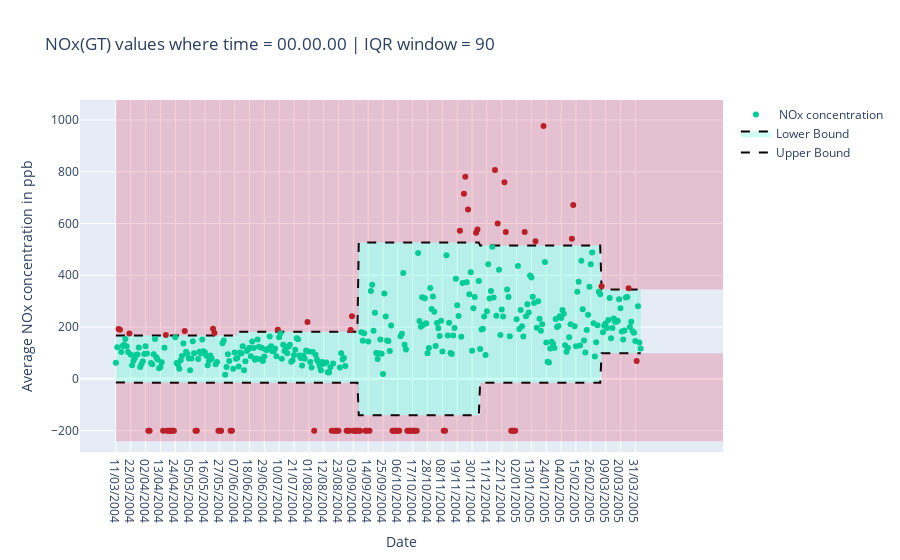

The notebook cell this image was saved under:
### Code cell
fig = go.Figure()

x0,x1=0,step
for low,up in zip(plot_lower_bounds,plot_upper_bounds):
    
    fig.add_shape(type="rect", x0=x0, y0=low, x1=x1, y1=plot_lower_bounds.min()-100,
    line=dict(width=0), fillcolor="crimson", opacity=0.2)
    
    fig.add_shape(type="rect", x0=x0, y0=up, x1=x1, y1=df[feature].max()+100,
    line=dict(width=0), fillcolor="crimson", opacity=0.2)

    x0+=step
    x1+=step
    
fig.add_trace(go.Scatter(x=df['Date'], 
                         y=upper_bounds,
                         line = dict(color='black', dash='dash'),
                         mode="lines", name='Upper Bound' ))


fig.add_trace(go.Scatter(x=df['Date'], 
                         y=lower_bounds,
                         line = dict(color='black',dash='dash'),
                         mode="lines", name='Lower Bound', fill='tonextx'  ,fillcolor='rgba(0,255,188,0.2)'))



fig.add_trace(go.Scatter(x=df['Date'], 
                         y=df[feature],
                         marker = dict(color=list(map(setcolor, iqr_outliers))),
                         mode="markers", name=' NOx concentration'))

fig.update_layout(
    title=feature+" values where time = "+time+" | IQR window = "+str(step),
    xaxis_title="Date", 
    yaxis_title='Average NOx concentration in ppb '
)
fig.show()

### Figure 1 — Plotly figure (JSON) as saved in the notebook; plotly's stock layout.template omitted (floating-point values rounded to 4 significant figures; data arrays with more than 128 entries replaced by an {"elided": "..."} marker saying what was removed)
{"data": [{"line": {"color": "black", "dash": "dash"}, "mode": "lines", "name": "Upper Bound", "type": "scatter", "x": {"elided": "390 str values"}, "y": {"elided": "450 float values"}}, {"fill": "tonextx", "fillcolor": "rgba(0,255,188,0.2)", "line": {"color": "black", "dash": "dash"}, "mode": "lines", "name": "Lower Bound", "type": "scatter", "x": {"elided": "390 str values"}, "y": {"elided": "450 float values"}}, {"marker": {"color": {"elided": "390 str values"}}, "mode": "markers", "name": " NOx concentration", "type": "scatter", "x": {"elided": "390 str values"}, "y": {"elided": "390 int values"}}], "layout": {"shapes": [{"fillcolor": "crimson", "line": {"width": 0}, "opacity": 0.2, "type": "rect", "x0": 0, "x1": 90, "y0": -14.5, "y1": -240.8}, {"fillcolor": "crimson", "line": {"width": 0}, "opacity": 0.2, "type": "rect", "x0": 0, "x1": 90, "y0": 167, "y1": 1077}, {"fillcolor": "crimson", "line": {"width": 0}, "opacity": 0.2, "type": "rect", "x0": 90, "x1": 180, "y0": -15, "y1": -240.8}, {"fillcolor": "crimson", "line": {"width": 0}, "opacity": 0.2, "type": "rect", "x0": 90, "x1": 180, "y0": 181.5, "y1": 1077}, {"fillcolor": "crimson", "line": {"width": 0}, "opacity": 0.2, "type": "rect", "x0": 180, "x1": 270, "y0": -140.8, "y1": -240.8}, {"fillcolor": "crimson", "line": {"width": 0}, "opacity": 0.2, "type": "rect", "x0": 180, "x1": 270, "y0": 526.8, "y1": 1077}, {"fillcolor": "crimson", "line": {"width": 0}, "opacity": 0.2, "type": "rect", "x0": 270, "x1": 360, "y0": -14.75, "y1": -240.8}, {"fillcolor": "crimson", "line": {"width": 0}, "opacity": 0.2, "type": "rect", "x0": 270, "x1": 360, "y0": 514.8, "y1": 1077}, {"fillcolor": "crimson", "line": {"width": 0}, "opacity": 0.2, "type": "rect", "x0": 360, "x1": 450, "y0": 98.5, "y1": -240.8}, {"fillcolor": "crimson", "line": {"width": 0}, "opacity": 0.2, "type": "rect", "x0": 360, "x1": 450, "y0": 345.2, "y1": 1077}], "title": {"text": "NOx(GT) values where time = 00.00.00 | IQR window = 90"}, "xaxis": {"title": {"text": "Date"}}, "yaxis": {"title": {"text": "Average NOx concentration in ppb "}}}}
